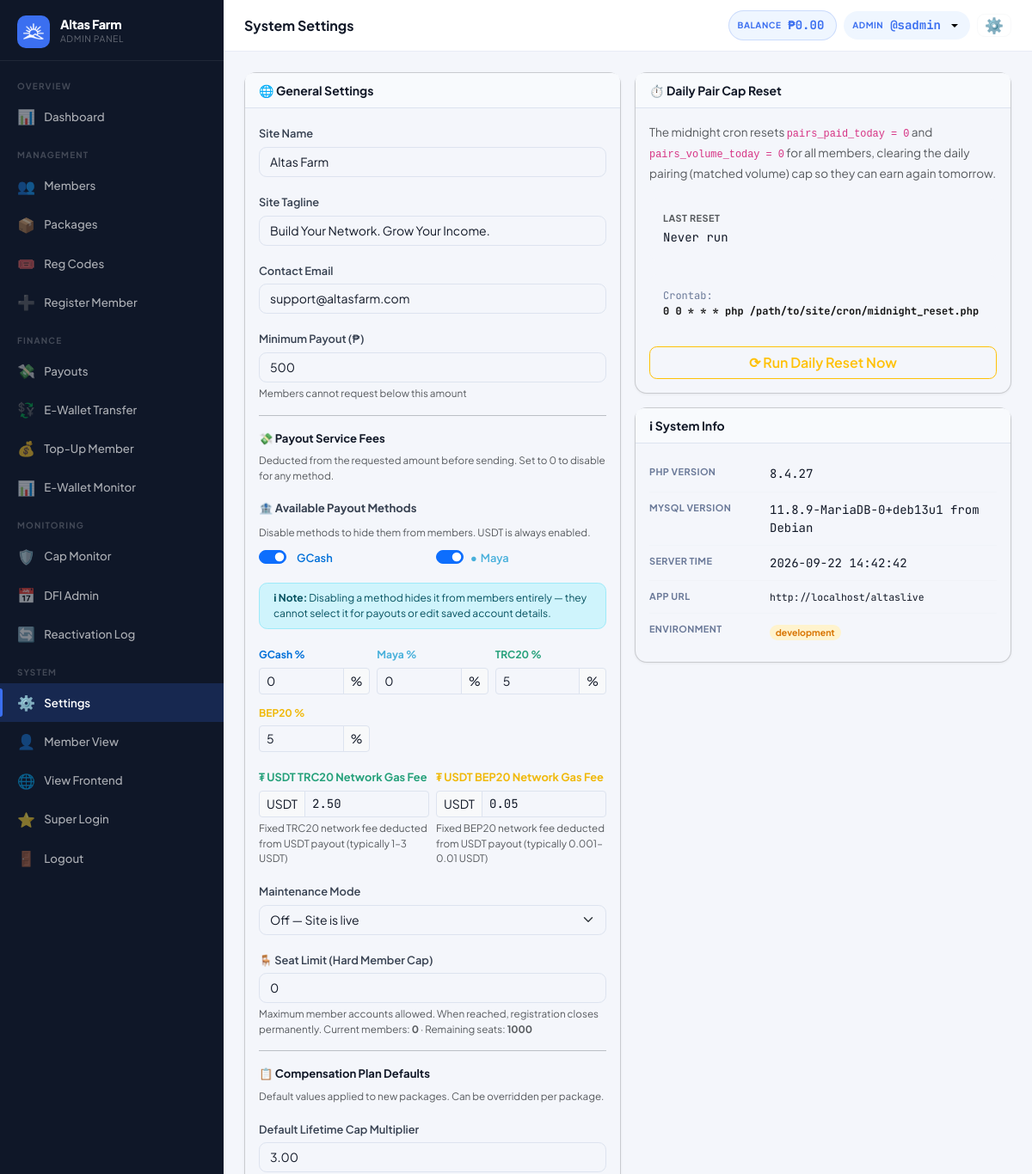
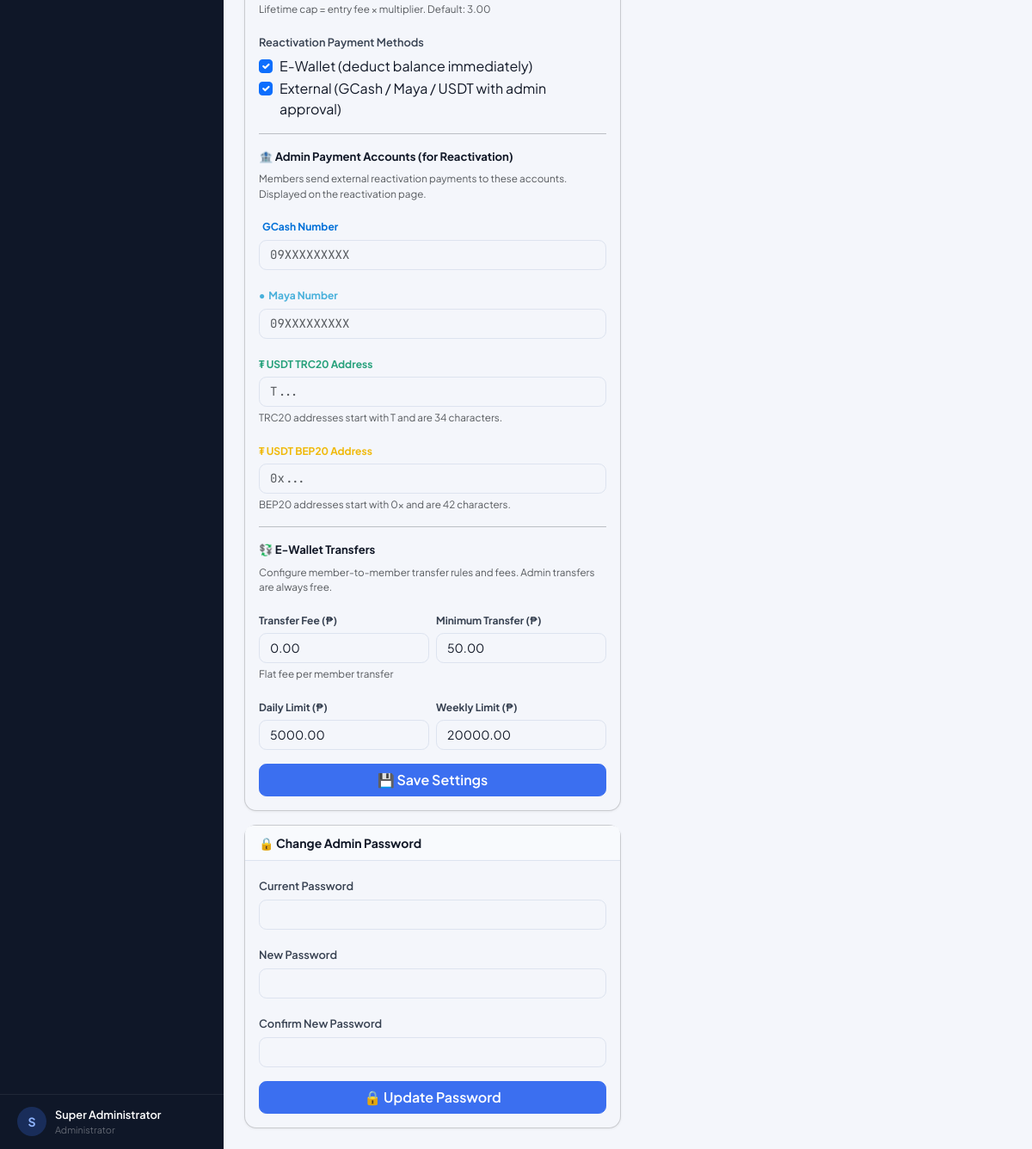
/?page=admin_settings (signed in), run on the app's committed database (2 pictures, top to bottom).
### tables this page shows
CREATE TABLE settings (
  key_name   VARCHAR(80) NOT NULL PRIMARY KEY,
  value      TEXT        NOT NULL,
  updated_at TIMESTAMP DEFAULT CURRENT_TIMESTAMP ON UPDATE CURRENT_TIMESTAMP
);

CREATE TABLE users (
  id                INT UNSIGNED AUTO_INCREMENT PRIMARY KEY,
  username          VARCHAR(40)  NOT NULL UNIQUE,
  password_hash     VARCHAR(255) NOT NULL,
  role              ENUM('member','admin','superadmin') NOT NULL DEFAULT 'member',
  package_id        INT UNSIGNED NULL,
  reg_code_id           INT UNSIGNED NULL,
  reg_payment_method    ENUM('code','ewallet','pending') NOT NULL DEFAULT 'code',
  reg_paid_by           INT UNSIGNED NULL,

   
  sponsor_id        INT UNSIGNED NULL,
  binary_parent_id  INT UNSIGNED NULL,
  binary_position   ENUM('left','right') NULL,

   
  left_count        INT UNSIGNED NOT NULL DEFAULT 0,
  left_count_paid   INT UNSIGNED NOT NULL DEFAULT 0,
  right_count       INT UNSIGNED NOT NULL DEFAULT 0,
  right_count_paid  INT UNSIGNED NOT NULL DEFAULT 0,
  pairs_paid        INT UNSIGNED NOT NULL DEFAULT 0,
  pairs_flushed     INT UNSIGNED NOT NULL DEFAULT 0,
  pairs_paid_today  INT UNSIGNED NOT NULL DEFAULT 0,   

   
  lifetime_earned       DECIMAL(14,2) NOT NULL DEFAULT 0.00,
  cap_status            ENUM('active','capped','perminact') NOT NULL DEFAULT 'active',
  capping_bypass        TINYINT(1)   NOT NULL DEFAULT 0,
  daily_cap_bypass      TINYINT(1)   NOT NULL DEFAULT 0,
  capped_at             TIMESTAMP NULL,
  last_reactivation_at  TIMESTAMP NULL,
  dfi_days_used         INT UNSIGNED NOT NULL DEFAULT 0,
  dfi_active            TINYINT(1)   NOT NULL DEFAULT 1,
  cd_active             TINYINT(1)   NOT NULL DEFAULT 0,
  ewallet_sent_today      DECIMAL(12,2) NOT NULL DEFAULT 0.00,
  ewallet_sent_this_week  DECIMAL(12,2) NOT NULL DEFAULT 0.00,

   
  full_name         VARCHAR(120) NULL,
  email             VARCHAR(120) NULL,
  mobile            VARCHAR(20)  NULL,
  gcash_number      VARCHAR(20)  NULL,
  maya_number       VARCHAR(20)  NULL,
  usdt_trc20_address VARCHAR(100) NULL,
  usdt_bep20_address VARCHAR(100) NULL,
  address           TEXT         NULL,
  photo             VARCHAR(200) NULL,

  ewallet_balance       DECIMAL(14,2) NOT NULL DEFAULT 0.00,
  withdrawable_balance  DECIMAL(14,2) NOT NULL DEFAULT 0.00,
  status                ENUM('active','suspended','pending','deactivated') NOT NULL DEFAULT 'active',
  joined_at         TIMESTAMP DEFAULT CURRENT_TIMESTAMP,
  last_login        TIMESTAMP NULL,

  FOREIGN KEY (sponsor_id)       REFERENCES users(id) ON DELETE SET NULL,
  FOREIGN KEY (binary_parent_id) REFERENCES users(id) ON DELETE SET NULL,
  FOREIGN KEY (package_id)       REFERENCES packages(id) ON DELETE SET NULL
);

### views/admin/settings.php (the view, shortened to what the rows shown need)
<?php require 'views/partials/head.php'; ?>
<?php require 'views/partials/sidebar_admin.php'; ?>
<div class="main-content">
  <?php require 'views/partials/topbar.php'; ?>
  <div class="page-content">
    <div class="row g-3">
      <div class="col-12 col-lg-6 d-flex flex-column gap-3">
        <div class="card">
          <div class="card-body">
            <form method="POST" action="<?= APP_URL ?>/?page=admin_save_settings">
              <div class="mb-3"><label class="form-label">Site Tagline</label><input type="text" name="site_tagline" class="form-control" value="<?= e(setting('site_tagline')) ?>"></div>
              <div class="mb-3"><label class="form-label">Contact Email</label><input type="email" name="contact_email" class="form-control" value="<?= e(setting('contact_email')) ?>"></div>
              <div class="mb-3">
                <label class="form-label">Minimum Payout (₱)</label>
                <input type="number" name="min_payout" class="form-control" min="0" step="0.01" value="<?= e(setting('min_payout', '500')) ?>">
                <div class="form-text">Members cannot request below this amount</div>
              </div>
                      <input class="form-check-input" type="checkbox" name="gcash_enabled" id="gcashEnabled" value="1" <?= setting('gcash_enabled', '1') === '1' ? 'checked' : '' ?>>
                      <input class="form-check-input" type="checkbox" name="maya_enabled" id="mayaEnabled" value="1" <?= setting('maya_enabled', '1') === '1' ? 'checked' : '' ?>>
              <div class="row g-2 mb-3">
                <div class="col-4">
                  <div class="input-group input-group-sm">
                    <input type="number" name="service_fee_gcash" class="form-control" min="0" max="100" step="0.01" value="<?= e(setting('service_fee_gcash', '0')) ?>">
                    <span class="input-group-text">%</span>
                  </div>
                </div>
                <div class="col-4">
                  <div class="input-group input-group-sm">
                    <input type="number" name="service_fee_maya" class="form-control" min="0" max="100" step="0.01" value="<?= e(setting('service_fee_maya', '0')) ?>">
                    <span class="input-group-text">%</span>
                  </div>
                </div>
                <div class="col-4">
                  <div class="input-group input-group-sm">
                    <input type="number" name="service_fee_usdt_trc20" class="form-control" min="0" max="100" step="0.01" value="<?= e(setting('service_fee_usdt_trc20', '5')) ?>">
                    <span class="input-group-text">%</span>
                  </div>
                </div>
                <div class="col-4">
                  <div class="input-group input-group-sm">
                    <input type="number" name="service_fee_usdt_bep20" class="form-control" min="0" max="100" step="0.01" value="<?= e(setting('service_fee_usdt_bep20', '5')) ?>">
                    <span class="input-group-text">%</span>
                  </div>
                </div>
              </div>
              <div class="row g-2 mb-3">
                <div class="col-6">
                  <div class="input-group input-group-sm">
                    <span class="input-group-text">USDT</span>
                    <input type="number" name="usdt_trc20_gas_fee" class="form-control font-mono" min="0" step="0.0001" value="<?= e(setting('usdt_trc20_gas_fee', '2.50')) ?>">
                  </div>
                </div>
                <div class="col-6">
                  <div class="input-group input-group-sm">
                    <span class="input-group-text">USDT</span>
                    <input type="number" name="usdt_bep20_gas_fee" class="form-control font-mono" min="0" step="0.0001" value="<?= e(setting('usdt_bep20_gas_fee', '0.05')) ?>">
                  </div>
                </div>
              </div>
              <div class="mb-3">
                <label class="form-label">🪑 Seat Limit (Hard Member Cap)</label>
                <input type="number" name="seat_limit" class="form-control" min="1" step="1" value="<?= e(setting('seat_limit', '1000')) ?>">
                <div class="form-text">
                  Maximum member accounts allowed. When reached, registration closes permanently.
                  Current members: <strong><?= User::counts()['total'] ?? 0 ?></strong> ·
                  Remaining seats: <strong><?= seatsRemaining() ?></strong>
                </div>
              </div>
              <div class="mb-3">
                <label class="form-label">Default Lifetime Cap Multiplier</label>
                <input type="number" name="default_cap_multiplier" class="form-control" min="0" step="0.01" value="<?= e(setting('default_cap_multiplier', '3.00')) ?>">
                <div class="form-text">Lifetime cap = entry fee × multiplier. Default: 3.00</div>
              </div>
                  <input class="form-check-input" type="checkbox" name="reactivation_ewallet_enabled" id="reEwEnabled" value="1" <?= setting('reactivation_ewallet_enabled', '1') === '1' ? 'checked' : '' ?>>
                  <input class="form-check-input" type="checkbox" name="reactivation_external_enabled" id="reExtEnabled" value="1" <?= setting('reactivation_external_enabled', '1') === '1' ? 'checked' : '' ?>>
                <input type="tel" name="gcash_number" class="form-control font-mono" placeholder="09XXXXXXXXX" value="<?= e(setting('gcash_number', '')) ?>">
                <input type="tel" name="maya_number" class="form-control font-mono" placeholder="09XXXXXXXXX" value="<?= e(setting('maya_number', '')) ?>">
                <input type="text" name="usdt_trc20_address" class="form-control font-mono" placeholder="T..." value="<?= e(setting('usdt_trc20_address', '')) ?>">
                <input type="text" name="usdt_bep20_address" class="form-control font-mono" placeholder="0x..." value="<?= e(setting('usdt_bep20_address', '')) ?>">
              <div class="row g-2 mb-3">
                <div class="col-6">
                  <label class="form-label" style="font-weight:700;font-size:.75rem;">Transfer Fee (₱)</label>
                  <input type="number" name="ewallet_transfer_fee" class="form-control" min="0" step="0.01" value="<?= e(setting('ewallet_transfer_fee', '0.00')) ?>">
                  <div class="form-text">Flat fee per member transfer</div>
                </div>
                <div class="col-6">
                  <label class="form-label" style="font-weight:700;font-size:.75rem;">Minimum Transfer (₱)</label>
                  <input type="number" name="ewallet_min_transfer" class="form-control" min="0" step="0.01" value="<?= e(setting('ewallet_min_transfer', '50.00')) ?>">
                </div>
              </div>
              <div class="row g-2 mb-3">
                <div class="col-6">
                  <label class="form-label" style="font-weight:700;font-size:.75rem;">Daily Limit (₱)</label>
                  <input type="number" name="ewallet_transfer_daily_limit" class="form-control" min="0" step="0.01" value="<?= e(setting('ewallet_transfer_daily_limit', '5000.00')) ?>">
                </div>
                <div class="col-6">
                  <label class="form-label" style="font-weight:700;font-size:.75rem;">Weekly Limit (₱)</label>
                  <input type="number" name="ewallet_transfer_weekly_limit" class="form-control" min="0" step="0.01" value="<?= e(setting('ewallet_transfer_weekly_limit', '20000.00')) ?>">
                </div>
              </div>
            </form>
          </div>
        </div>
      </div>
    </div>
  </div>
</div>
<?php require 'views/partials/footer.php'; ?>

### views/partials/sidebar_admin.php (shortened to what the rows shown need)
<?php
$cp = current_page();
$user = Auth::user();
$initial = strtoupper(substr($user['username'] ?? 'A', 0, 1));
$pendingPayouts = (int)db()->query("SELECT COUNT(*) FROM payout_requests WHERE status='pending'")->fetchColumn();
$pendingMembers = (int)db()->query("SELECT COUNT(*) FROM users WHERE role='member' AND status='pending'")->fetchColumn();
function renderAdminNav($cp, $user, $initial, $pendingPayouts, $pendingMembers)
{ ?>
  <div class="sidebar-brand">
    <div>
      <div class="brand-name"><?= e(setting('site_name', APP_NAME)) ?></div>
      <div class="brand-sub">Admin Panel</div>
    </div>
  </div>
  <div class="sidebar-footer">
    <div class="sidebar-user">
      <div class="user-avatar" style="background:rgba(59,111,240,.25);color:#8fb4ff;">
        <?= $initial ?>
      </div>
      <div class="user-info">
        <div class="user-name"><?= e($user['full_name'] ?: $user['username']) ?></div>
        <div class="user-role">Administrator</div>
      </div>
    </div>
  </div>
<?php } ?>
<div class="sidebar d-none d-lg-flex flex-column">
  <?php renderAdminNav($cp, $user, $initial, $pendingPayouts, $pendingMembers); ?>
</div>

### views/partials/topbar.php (shortened to what the rows shown need)
<?php
if (isset($_GET['page']) && $_GET['page'] === 'admin_user_view' && !empty($_GET['id']) && Auth::isAdmin()) {
    $user = getUserById((int)$_GET['id']);
    if (!$user) {
        flash('error', 'User not found.');
        redirect('/?page=admin_users');
    }
} else {
    $user = Auth::user();
    $walletUser = Auth::isSuperadmin() ? (User::find(Auth::actingAdminId()) ?: $user) : $user;
}
$topbarBalance = fmt_money(($walletUser ?? $user)['ewallet_balance'] ?? 0);
$isMember      = ($user['role'] ?? '') === 'member';
?>
<div class="topbar-wrapper no-print">
    <div class="d-flex align-items-center gap-2">
        <?php if ($isMember || Auth::isSuperadmin()): ?>
            <div class="topbar-balance d-none d-sm-flex">
                <span class="bal-label">Balance</span>
                <span class="bal-amount" id="topbarBalance"><?= $topbarBalance ?></span>
            </div>
        <?php endif; ?>
        <div class="dropdown">
            <button class="topbar-balance border-0 dropdown-toggle" type="button"
                data-bs-toggle="dropdown" aria-expanded="false"
                title="<?= e($user['username'] ?? '') ?>" style="cursor:pointer;">
                <span class="bal-label"><?= Auth::isAdmin() ? 'Admin' : 'User' ?></span>
                <span class="bal-amount">@<?= e($user['username'] ?? '') ?></span>
            </button>
        </div>
    </div>
</div>

### data on the page
settings: value "Altas Farm"
users: username "S", full_name "Super Administrator", username "sadmin"
users: ewallet_balance "₱0.00"
settings: site_tagline "Build Your Network. Grow Your Income."
settings: contact_email "support@altasfarm.com"
settings: min_payout "500"
settings: service_fee_gcash "0"
settings: service_fee_maya "0"
settings: service_fee_usdt_trc20 "5"
settings: service_fee_usdt_bep20 "5"
settings: usdt_trc20_gas_fee "2.50"
settings: usdt_bep20_gas_fee "0.05"
settings: seat_limit "0"
settings: default_cap_multiplier "3.00"
settings: ewallet_transfer_fee "0.00"
settings: ewallet_min_transfer "50.00"
settings: ewallet_transfer_daily_limit "5000.00"
settings: ewallet_transfer_weekly_limit "20000.00"

### other printed values
$pageTitle "System Settings"
User::counts()['total'] "0"
seatsRemaining() "1000"
PHP_VERSION "8.4.27"
db()->query('SELECT VERSION()')->fetchColumn() "11.8.9-MariaDB-0+deb13u1 from Debian"
APP_URL "http://localhost/altaslive"
APP_ENV "development"
